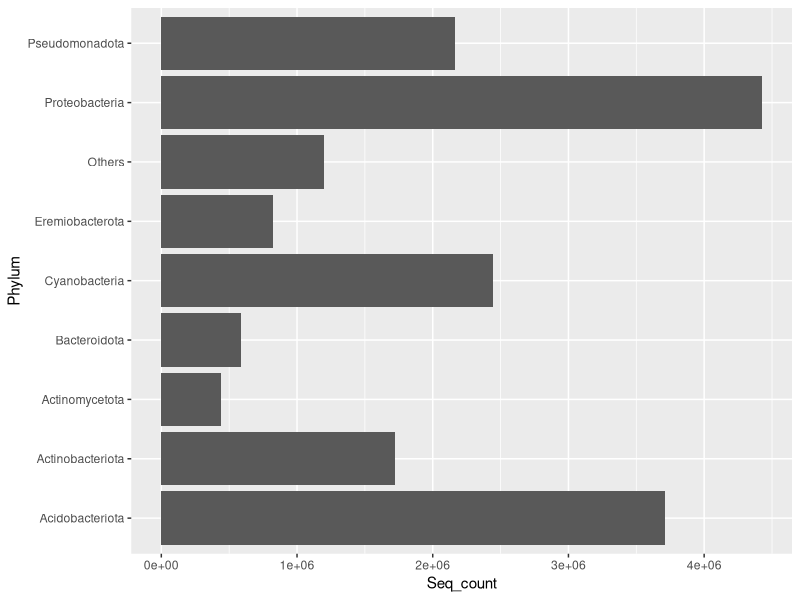
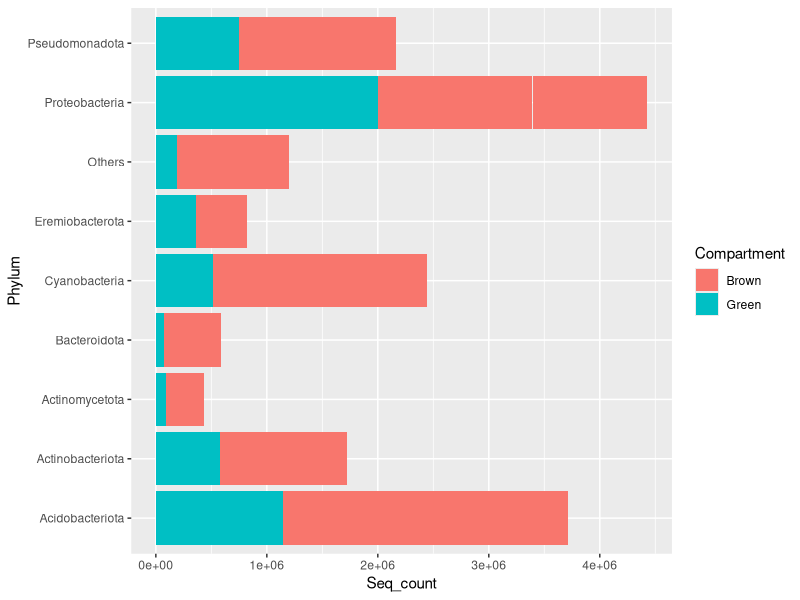
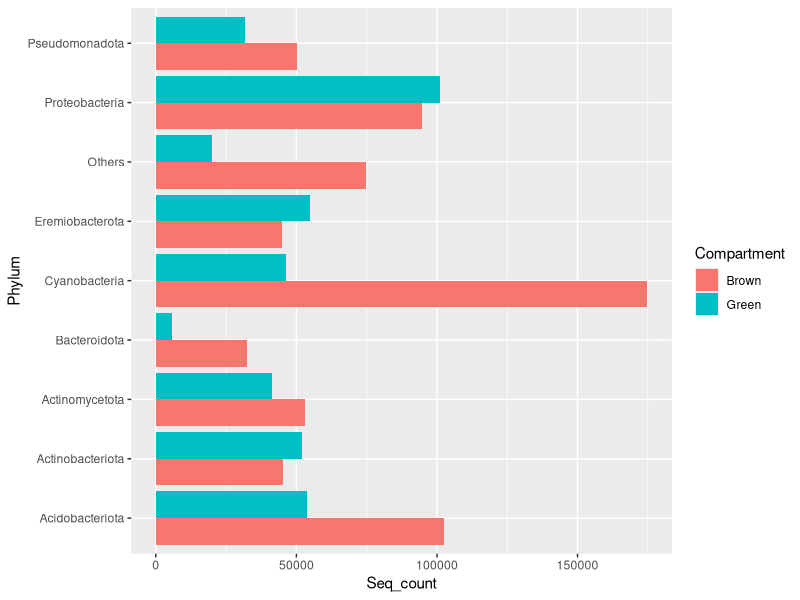
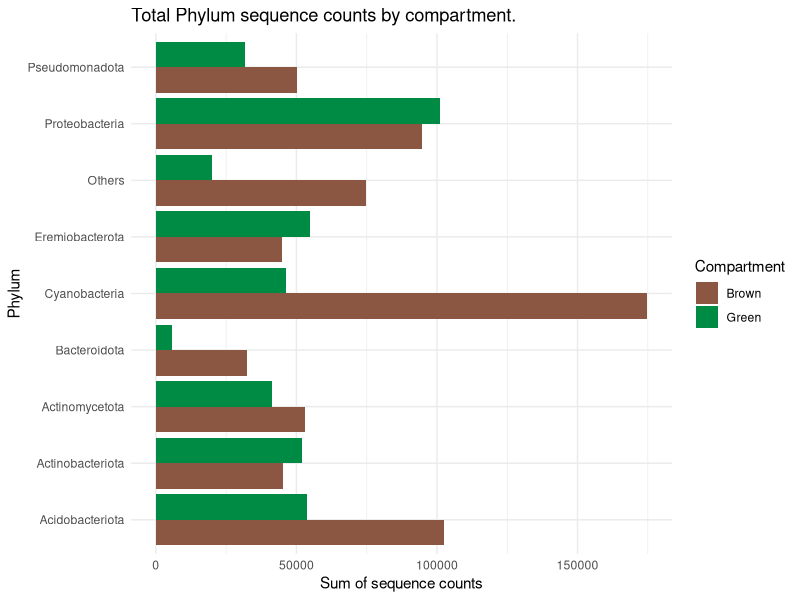
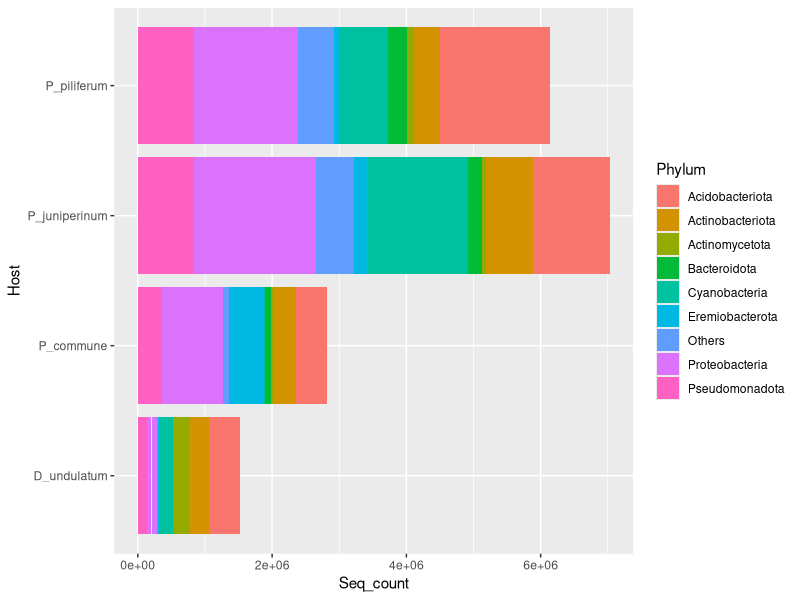
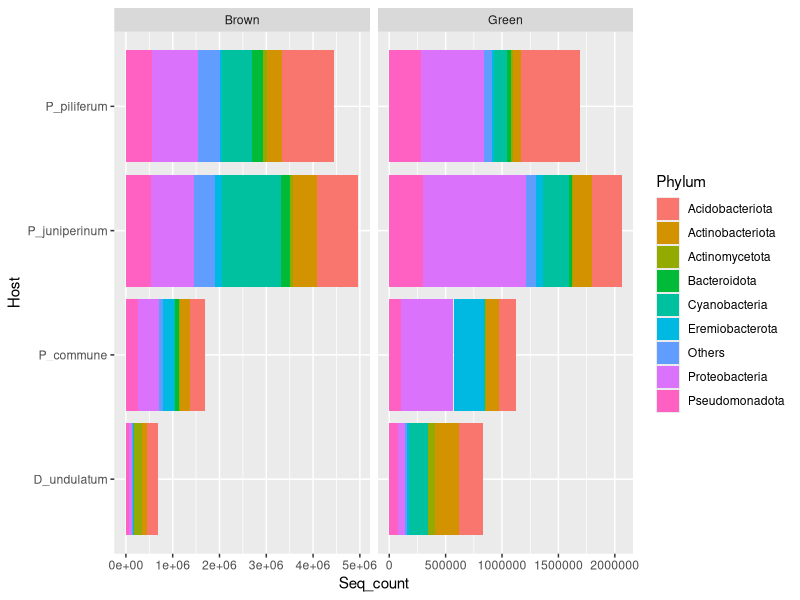
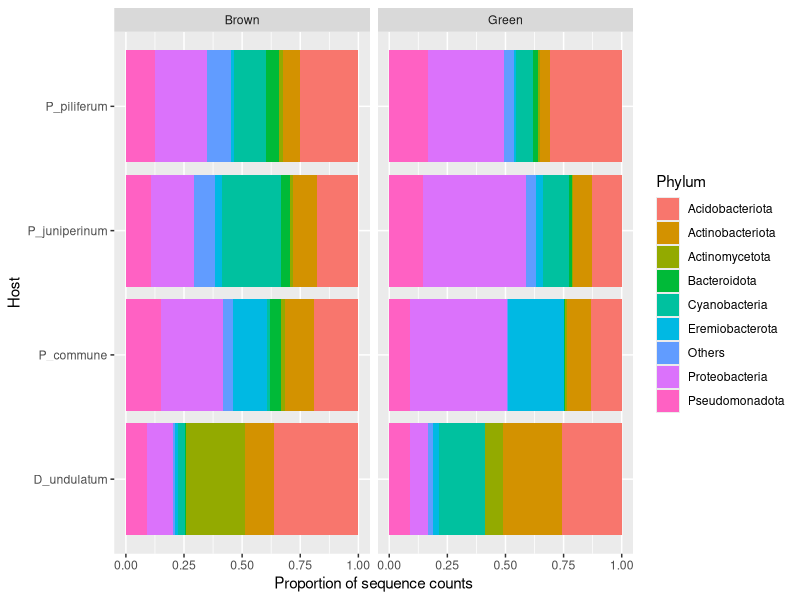

Here is the R script that generated these plots, in order:
## ---- chunk 1
library(tidyverse)
## ---- chunk 2
# Import the data file
seq_count <- read.delim("sequence_counts.tsv") # by default, read.delim assumes the file has a header, and that it is separated by tabulations ("\t")
head(seq_count)
# How many samples do we have by group and compartment ?
seq_count %>% 
  select(Sample, Host, Compartment) %>% # ignore the seq_count and Phylum columns
  unique %>% # Keep one line per unique combinations of these variables
  dplyr::summarise(n_samples = n(), # count the number of samples for each
                   .by = c('Host', 'Compartment'))
## ---- chunk 3
str(seq_count)
## ---- chunk 4
seq_count <- seq_count %>% 
  # the mutate() function modifies the values of a variable
  mutate(across(where(is.character), as.factor))

# Make sure the factors are as expected
str(seq_count)
## ---- chunk 5
ggplot(seq_count, aes(x = Seq_count, y = Phylum)) + 
  geom_col()
## ---- chunk 6
ggplot(seq_count, aes(x = Seq_count, y = Phylum)) + 
  geom_col(aes(fill = Compartment)) 
## ---- chunk 7
ggplot(seq_count, aes(x = Seq_count, y = Phylum)) + 
  geom_col(aes(fill = Compartment), 
           position = "dodge") # Dodge the columns, so we can read the counts
## ---- chunk 8
comp_colours <- c("lightsalmon4", "springgreen4")

ggplot(seq_count, aes(x = Seq_count, y = Phylum)) + 
  geom_col(aes(fill = Compartment), position = "dodge") + 
  scale_fill_manual(values = comp_colours) + # follows factor levels
  labs(title = "Total Phylum sequence counts by compartment.",
       x = "Sum of sequence counts") +
  theme_minimal()
## ---- chunk 9
ggplot(seq_count, aes(y = Host, x = Seq_count)) + 
  geom_bar(aes(fill = Phylum),
           stat = 'identity') # Notice:we don't use the "dodge" option, so the counts stack.
## ---- chunk 10
ggplot(seq_count, aes(y = Host, x = Seq_count)) + 
  geom_bar(aes(fill = Phylum), stat = 'identity') +
    # This is where the magic happens:
  facet_grid(cols = vars(Compartment), # Adds facets
             scales="free") # allows different x-axis scales for each facet
## ---- chunk 11
ggplot(seq_count, aes(y = Host, x = Seq_count)) + 
  geom_bar(aes(fill = Phylum), stat = 'identity', 
           position = 'fill') + # normalises total values to 1
  facet_grid(cols = vars(Compartment)) +
  xlab("Proportion of sequence counts") # not absolute values
